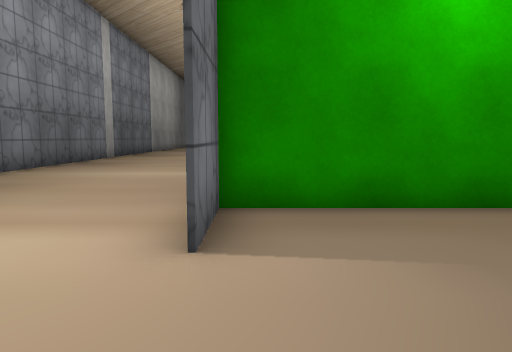
view 1 (above)

24 first-person views from a walk through a Unity game level. The camera is 1.3 m above the floor, tilts 6° down and sees 70° across. The floor is counted in squares, 1.44 m on a side. Each view is taken from the middle of a square. On the plan, view 1 faces up. The plan holds only what a view shows up to about 13 squares ahead; the rest is blank. The place goes on beyond the plan. The player is left out. Some surface patterns are stand-ins.

view 2
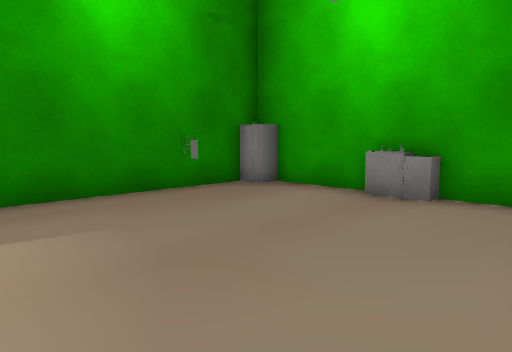

view 3
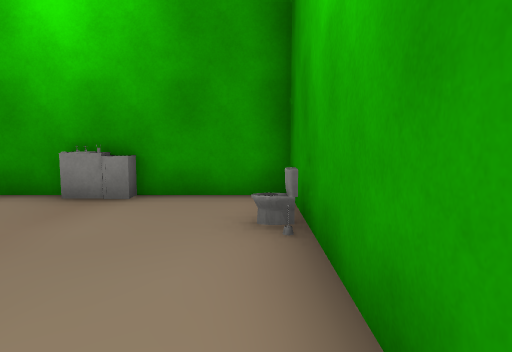

view 4
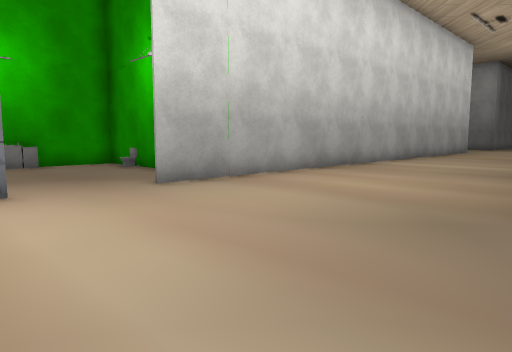

view 5
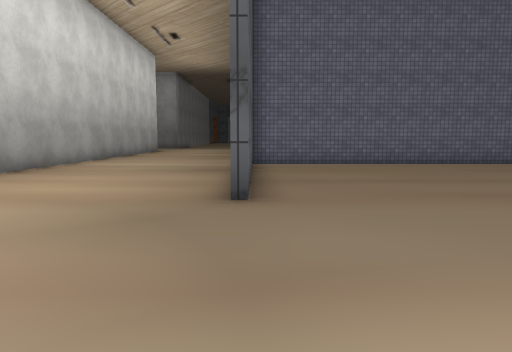

view 6
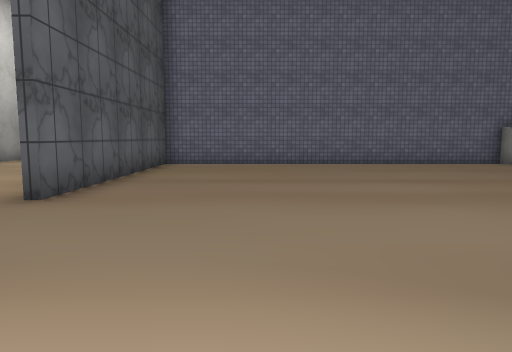

view 7
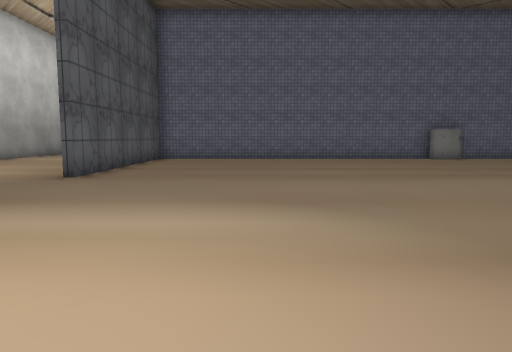

view 8
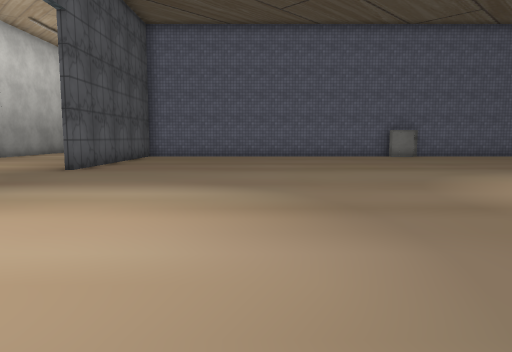

view 9
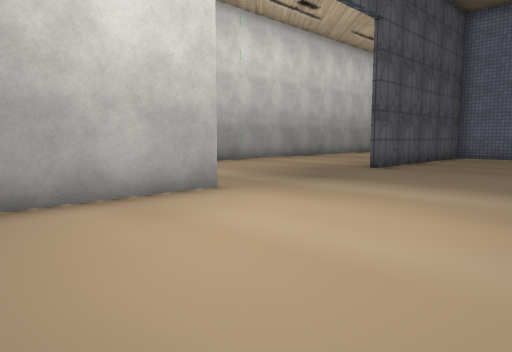

view 10
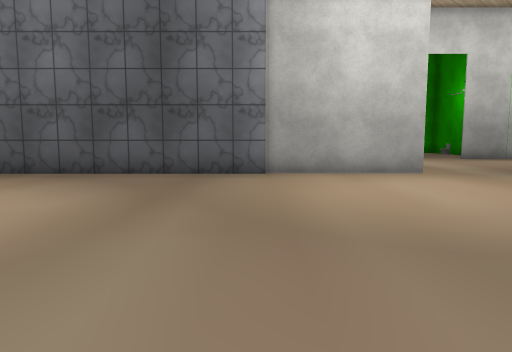

view 11
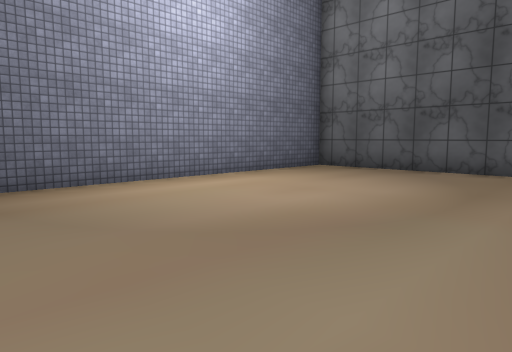

view 12
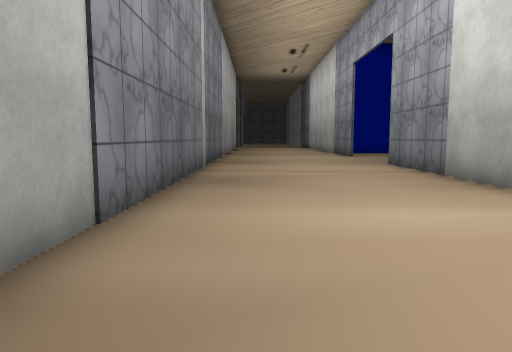

view 13
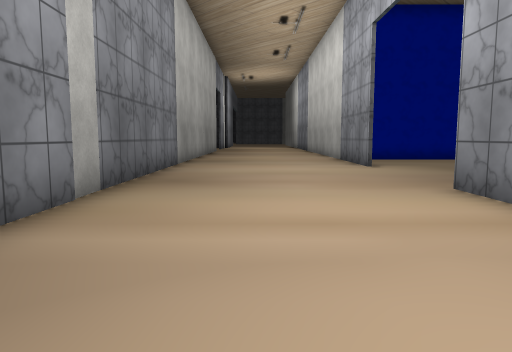

view 14
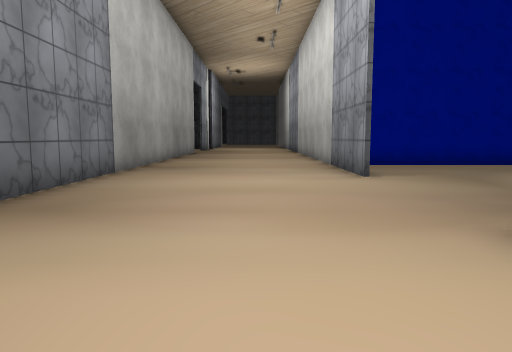

view 15
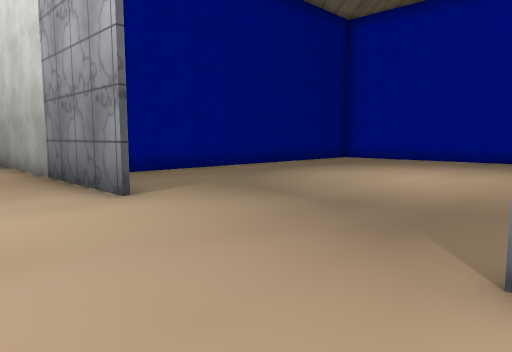

view 16
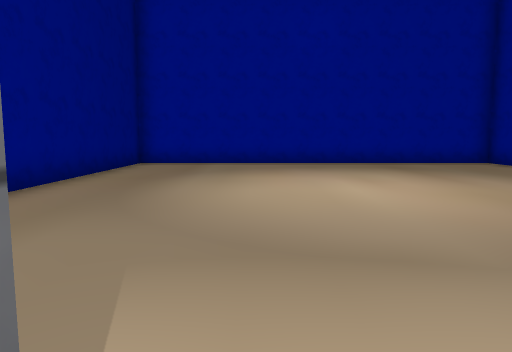

view 17
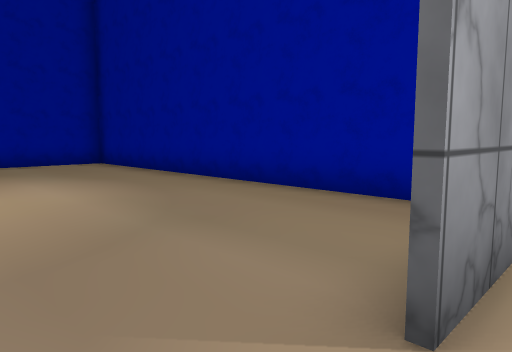

view 18
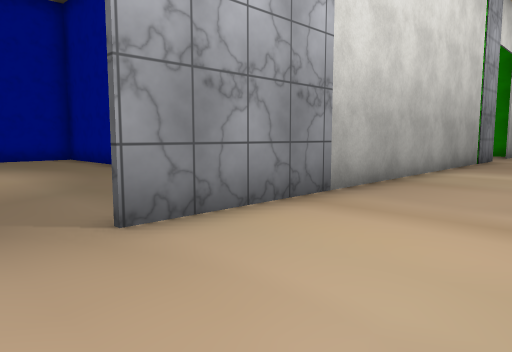

view 19
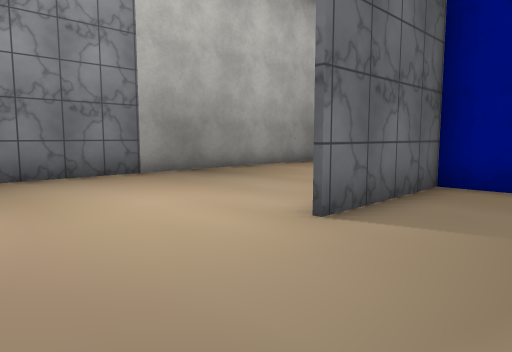

view 20
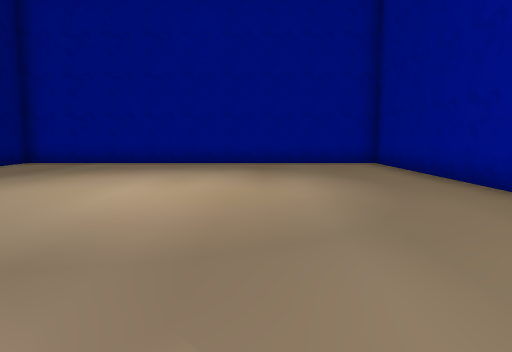

view 21
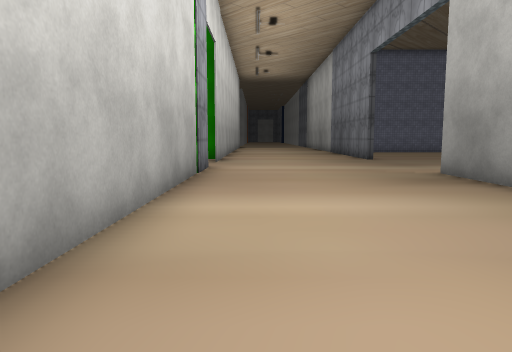

view 22
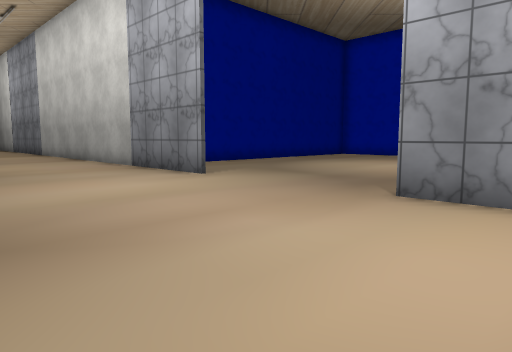

view 23
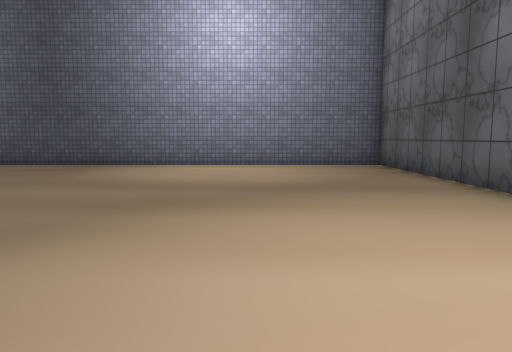

view 24
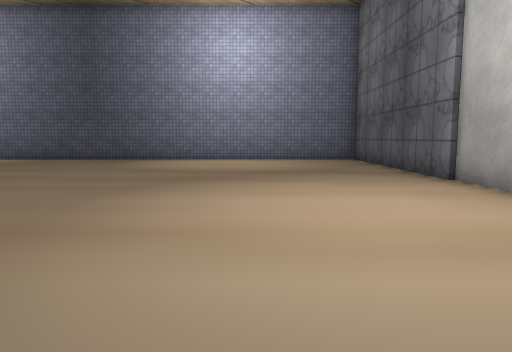

### Floor plan
Points are (right, up) in squares from view 1. A wall is a line through its corners. A room is listed if a view was taken in it or the views show most of it. See-through windows are left out.
Room 1 (views 1, 2, 3)
walls: (5.7, 2.4) (5.7, 4.4); (5.5, 4.6) (-0.4, 4.6) (-0.4, 2.8); (0.6, -1.5) (5.7, -1.5) (5.7, 0.6)
ways out: opening at (-1, 1.5) to room 2
objects: other object (3, -1); other object (4, -1); other object (5, 4); other object (6, 1); other object (6, 2)
Room 2 (views 4, 5, 6, 7, 8, 9, 10, 11, 12, 13, 14, 15, 16, 17, 18, 19, 20, 21, 22, 23, 24)
walls: (-6.9, 4.6) (-6.9, 16.1) (-18.5, 16.1); (-0.5, 2.8) (-0.5, 17.5); (1, 13.7) (12, 13.7) (12, 26.1) (-0.4, 26.1) (-0.4, 22.4); (-0.5, 22.4) (-0.5, 28.5); (-0.5, -9.1) (-0.5, 0.4); (-6.7, 28.5) (-6.7, 4.8); (-18.5, -8.6) (-6.9, -8.6) (-6.9, -1.1)
ways out: opening at (-1, 1.5) to room 1
objects: cabinet (-18, -8)

Where each view was taken, in squares from view 1:
view 1: 0 up, 0 right, facing up
view 2: 1 down, 0 right, facing up-right
view 3: 1 down, 0 right, facing right
view 4: 4 up, 7 left, facing down-right
view 5: 4 up, 7 left, facing down
view 6: 4 up, 10 left, facing down
view 7: 7 up, 11 left, facing down
view 8: 9 up, 12 left, facing down
view 9: 9 up, 12 left, facing down-right
view 10: 9 up, 16 left, facing right
view 11: 9 up, 17 left, facing up-right
view 12: 5 up, 5 left, facing up
view 13: 11 up, 4 left, facing up
view 14: 14 up, 3 left, facing up
view 15: 17 up, 3 left, facing up-right
view 16: 22 up, 1 left, facing right
view 17: 19 up, 1 left, facing down-right
view 18: 19 up, 4 left, facing down-right
view 19: 19 up, 2 right, facing up-left
view 20: 18 up, 1 left, facing right
view 21: 14 up, 2 left, facing down
view 22: 15 up, 6 left, facing up-right
view 23: 4 up, 11 left, facing up
view 24: 1 up, 11 left, facing up
